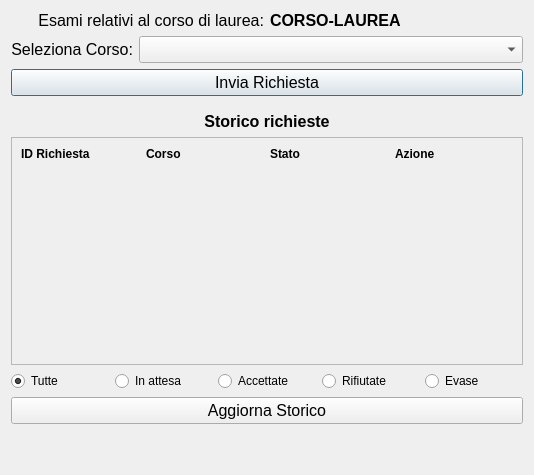
<?xml version="1.0" encoding="UTF-8"?>
<ui version="4.0">
 <class>Invio_Richiesta_Date_Esami</class>
 <widget class="QDialog" name="Invio_Richiesta_Date_Esami">
  <property name="geometry">
   <rect>
    <x>0</x>
    <y>0</y>
    <width>534</width>
    <height>475</height>
   </rect>
  </property>
  <property name="windowTitle">
   <string>StudiSync - Students Richiesta Date Esami</string>
  </property>
  <layout class="QVBoxLayout" name="verticalLayout">
   <item>
    <layout class="QHBoxLayout" name="horizontalLayout_2">
     <property name="sizeConstraint">
      <enum>QLayout::SetMinimumSize</enum>
     </property>
     <item>
      <widget class="QLabel" name="label_2">
       <property name="sizePolicy">
        <sizepolicy hsizetype="Minimum" vsizetype="Minimum">
         <horstretch>0</horstretch>
         <verstretch>0</verstretch>
        </sizepolicy>
       </property>
       <property name="font">
        <font>
         <pointsize>12</pointsize>
        </font>
       </property>
       <property name="text">
        <string>Esami relativi al corso di laurea:</string>
       </property>
       <property name="alignment">
        <set>Qt::AlignRight|Qt::AlignTrailing|Qt::AlignVCenter</set>
       </property>
      </widget>
     </item>
     <item>
      <widget class="QLabel" name="CorsoLaureaLabel">
       <property name="sizePolicy">
        <sizepolicy hsizetype="Minimum" vsizetype="Minimum">
         <horstretch>0</horstretch>
         <verstretch>0</verstretch>
        </sizepolicy>
       </property>
       <property name="font">
        <font>
         <pointsize>12</pointsize>
         <weight>75</weight>
         <bold>true</bold>
        </font>
       </property>
       <property name="text">
        <string>CORSO-LAUREA</string>
       </property>
      </widget>
     </item>
    </layout>
   </item>
   <item>
    <layout class="QHBoxLayout" name="horizontalLayout">
     <item>
      <widget class="QLabel" name="label">
       <property name="font">
        <font>
         <pointsize>12</pointsize>
        </font>
       </property>
       <property name="text">
        <string>Seleziona Corso:</string>
       </property>
       <property name="alignment">
        <set>Qt::AlignRight|Qt::AlignTrailing|Qt::AlignVCenter</set>
       </property>
      </widget>
     </item>
     <item>
      <widget class="QComboBox" name="comboBox">
       <property name="sizePolicy">
        <sizepolicy hsizetype="Expanding" vsizetype="Fixed">
         <horstretch>0</horstretch>
         <verstretch>0</verstretch>
        </sizepolicy>
       </property>
       <property name="font">
        <font>
         <pointsize>12</pointsize>
        </font>
       </property>
      </widget>
     </item>
    </layout>
   </item>
   <item>
    <widget class="QPushButton" name="InviaRichiestaButton">
     <property name="font">
      <font>
       <pointsize>12</pointsize>
      </font>
     </property>
     <property name="text">
      <string>Invia Richiesta</string>
     </property>
    </widget>
   </item>
   <item>
    <spacer name="verticalSpacer_2">
     <property name="orientation">
      <enum>Qt::Vertical</enum>
     </property>
     <property name="sizeType">
      <enum>QSizePolicy::Minimum</enum>
     </property>
     <property name="sizeHint" stdset="0">
      <size>
       <width>20</width>
       <height>10</height>
      </size>
     </property>
    </spacer>
   </item>
   <item>
    <widget class="QLabel" name="label_3">
     <property name="sizePolicy">
      <sizepolicy hsizetype="Minimum" vsizetype="Minimum">
       <horstretch>0</horstretch>
       <verstretch>0</verstretch>
      </sizepolicy>
     </property>
     <property name="font">
      <font>
       <pointsize>12</pointsize>
       <weight>75</weight>
       <bold>true</bold>
      </font>
     </property>
     <property name="text">
      <string>Storico richieste</string>
     </property>
     <property name="alignment">
      <set>Qt::AlignCenter</set>
     </property>
    </widget>
   </item>
   <item>
    <widget class="QScrollArea" name="scrollArea">
     <property name="widgetResizable">
      <bool>true</bool>
     </property>
     <widget class="QWidget" name="scrollAreaWidgetContents_2">
      <property name="geometry">
       <rect>
        <x>0</x>
        <y>0</y>
        <width>514</width>
        <height>217</height>
       </rect>
      </property>
      <layout class="QVBoxLayout" name="verticalLayout_3">
       <item>
        <layout class="QHBoxLayout" name="horizontalLayout_4">
         <item>
          <widget class="QLabel" name="label_9">
           <property name="font">
            <font>
             <weight>75</weight>
             <bold>true</bold>
            </font>
           </property>
           <property name="text">
            <string>ID Richiesta</string>
           </property>
          </widget>
         </item>
         <item>
          <widget class="QLabel" name="label_11">
           <property name="font">
            <font>
             <weight>75</weight>
             <bold>true</bold>
            </font>
           </property>
           <property name="text">
            <string>Corso</string>
           </property>
          </widget>
         </item>
         <item>
          <widget class="QLabel" name="label_12">
           <property name="font">
            <font>
             <weight>75</weight>
             <bold>true</bold>
            </font>
           </property>
           <property name="text">
            <string>Stato</string>
           </property>
          </widget>
         </item>
         <item>
          <widget class="QLabel" name="label_14">
           <property name="font">
            <font>
             <weight>75</weight>
             <bold>true</bold>
            </font>
           </property>
           <property name="text">
            <string>Azione</string>
           </property>
          </widget>
         </item>
        </layout>
       </item>
       <item>
        <layout class="QVBoxLayout" name="TableView"/>
       </item>
       <item>
        <spacer name="verticalSpacer_3">
         <property name="orientation">
          <enum>Qt::Vertical</enum>
         </property>
         <property name="sizeHint" stdset="0">
          <size>
           <width>20</width>
           <height>40</height>
          </size>
         </property>
        </spacer>
       </item>
      </layout>
     </widget>
    </widget>
   </item>
   <item>
    <layout class="QHBoxLayout" name="horizontalLayout_5">
     <item>
      <widget class="QRadioButton" name="TutteRadio">
       <property name="text">
        <string>Tutte</string>
       </property>
       <property name="checked">
        <bool>true</bool>
       </property>
      </widget>
     </item>
     <item>
      <widget class="QRadioButton" name="AttesaRadio">
       <property name="text">
        <string>In attesa</string>
       </property>
      </widget>
     </item>
     <item>
      <widget class="QRadioButton" name="AccettateRadio">
       <property name="enabled">
        <bool>true</bool>
       </property>
       <property name="text">
        <string>Accettate</string>
       </property>
      </widget>
     </item>
     <item>
      <widget class="QRadioButton" name="RifiutateRadio">
       <property name="enabled">
        <bool>true</bool>
       </property>
       <property name="text">
        <string>Rifiutate</string>
       </property>
      </widget>
     </item>
     <item>
      <widget class="QRadioButton" name="EvaseRadio">
       <property name="enabled">
        <bool>true</bool>
       </property>
       <property name="text">
        <string>Evase</string>
       </property>
      </widget>
     </item>
    </layout>
   </item>
   <item>
    <widget class="QPushButton" name="AggiornaStoricoButton">
     <property name="font">
      <font>
       <pointsize>12</pointsize>
      </font>
     </property>
     <property name="text">
      <string>Aggiorna Storico</string>
     </property>
    </widget>
   </item>
   <item>
    <spacer name="verticalSpacer">
     <property name="orientation">
      <enum>Qt::Vertical</enum>
     </property>
     <property name="sizeType">
      <enum>QSizePolicy::Minimum</enum>
     </property>
     <property name="sizeHint" stdset="0">
      <size>
       <width>20</width>
       <height>40</height>
      </size>
     </property>
    </spacer>
   </item>
  </layout>
 </widget>
 <resources/>
 <connections/>
</ui>
